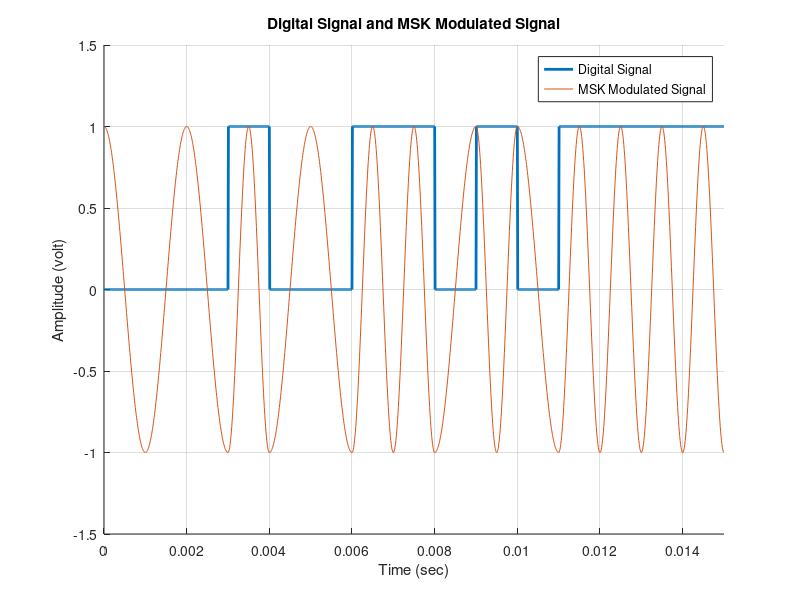

This figure's MATLAB source:
clc;
clear all;
close all;

% M-sequence generator setup
n = 4;  % Degree of the polynomial (can be adjusted)
c = [1 0 0 1 1];  % Feedback polynomial coefficients (example for n=4)
c = c(2:end);
M = 2^n - 1;  % Length of the M-sequence

% Initialize the shift register with a non-zero state
shift_register = [1 zeros(1, n-1)];
a = zeros(1, M);

% Generate M-sequence
for j = 1:M
    feedback_bit = mod(sum(shift_register .* c), 2);
    a(j) = shift_register(end);
    shift_register = [feedback_bit, shift_register(1:end-1)];
end

bp = 0.001;  % Bit period
disp('Binary information at Transmitter:');
disp(a);

% Representation of transmitting binary information as digital signal
bit = [];
for n = 1:length(a)
    if a(n) == 1
        se = ones(1, 100);
    else
        se = zeros(1, 100);
    end
    bit = [bit se];
end
t1 = bp/100:bp/100:100*length(a)*(bp/100);

% MSK Modulation
A = 1;  % Amplitude of carrier signal
br = 1/bp;  % Bit rate
f1 = br;  % Frequency for binary '1'
f2 = br/2;  % Frequency for binary '0'(ensuring frequency deviation iss br/2)
t2 = bp/99:bp/99:bp;
ss = length(t2);
m = [];
phase = 0;  % Initial phase to maintain phase continuity

for i = 1:length(a)
    if a(i) == 1
        freq = f1;
    else
        freq = f2;
    end
    y = A * cos(2 * pi * freq * t2 + phase);
    m = [m y];
    % Update phase for continuity
    phase = phase + 2 * pi * freq * bp;
end

t3 = bp/99:bp/99:bp*length(a);
figure;
hold on;
plot(t1, bit, 'LineWidth', 2, 'DisplayName', 'Digital Signal');% Plot digital signal
grid on;
% Plot MSK modulated signal
plot(t3, m, 'DisplayName', 'MSK Modulated Signal');
xlabel('Time (sec)');
ylabel('Amplitude (volt)');
title('Digital Signal and MSK Modulated Signal');
legend show;
axis([0 bp*length(a) -1.5 1.5]);
